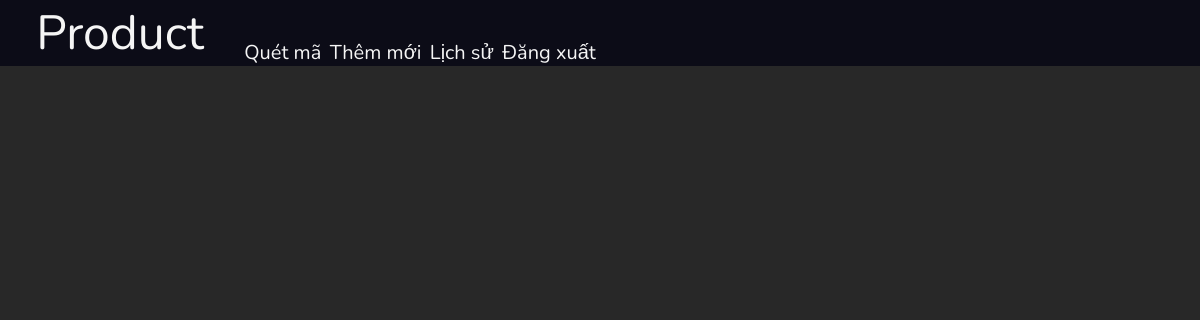
Before: / (signed in) with the older database file.
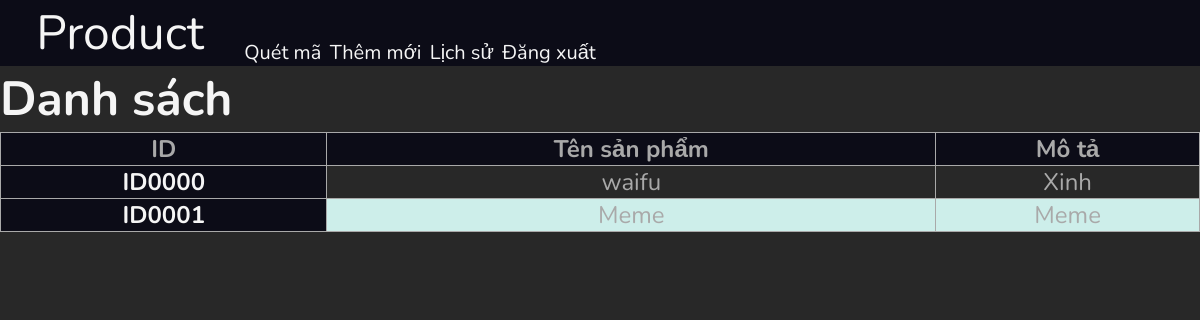
After: the same page with the newer database file.
### Product/models.py (models this page shows)
class Product(models.Model):
	id_product = models.CharField(max_length=20, primary_key=True)
	title = models.CharField(max_length=100, null=False)
	img = models.ImageField(upload_to="Product/static/img", null=True)
	amount = models.IntegerField(default=0, null=False)
	price = models.DecimalField(max_digits=12, decimal_places=2)
	description = models.TextField(blank=True, null=True)
	company = models.CharField(max_length=50)

### Product/views.py (the view)
# urls.py: path('', views.home, name='home'),
def home(request):
	if request.method == "POST":
		login_user(request)
	if request.user.is_authenticated:
		products = Product.objects.all()
		data = {
			'products' : products,
		}
		return render(request, 'product/home.html', data)
	return render(request, 'product/home.html', {})

### Product/templates/product/home.html
{% extends 'product/base.html' %}
{% block home %}
{% if user.is_authenticated %}
	{% if products %}
	{% load static %}
	<link rel="stylesheet" href="{% static 'CSS/table.css' %}">
		<h1>Danh sách</h1>
		<table class="table table-hover table-info table-striped table-bordered">
		  <thead class="table-dark">
		    <tr>
		      <th scope="col">ID</th>
		      <th scope="col">Tên sản phẩm</th>
		      <th scope="col">Mô tả</th>
		    </tr>
		  </thead>
		  <tbody class="table">
			{% for product in products %}
				<tr>
			      <th scope="row"><a href="{% url 'product' product.id_product %}">{{product.id_product}}</a></th>
			      <td>{{product.title}}</td>
			      <td>{{product.description}}</td>
			    </tr>
			{% endfor %}
		  </tbody>
		</table>
	{% endif %}
{% else %}
	{% include 'product/login.html' %}
{% endif%}
{% endblock %}

Changed rows visible on the page:
added Product: id_product "ID0000", title "waifu", description "Xinh"
added Product: id_product "ID0001", title "Meme", description "Meme"
Other visible differences:
text now shown: "Danh sách ID Tên sản phẩm Mô tả"
